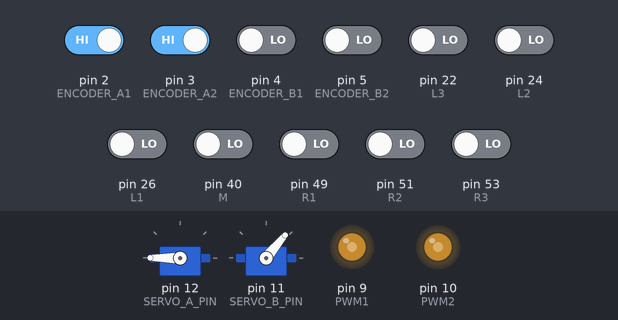
This sketch was run on a simulated Arduino Mega 2560, built with avr-gcc and run on an emulated ATmega2560. Parts: 2 × servo, output pins drawn as LEDs (lit = HIGH). Dashed ring = blinking. Inputs (shaded band) come from the test bench; at power-on: pin 2 (ENCODER_A1), pin 3 (ENCODER_A2) HIGH, pin 4 (ENCODER_B1), pin 5 (ENCODER_B2), pin 22 (L3), pin 24 (L2), pin 26 (L1), pin 40 (M), pin 49 (R1), pin 51 (R2), pin 53 (R3) LOW.

Above: at 4.4 s.
4.5 s: pin 3 (ENCODER_A2) driven LOW
At 4.9 s:
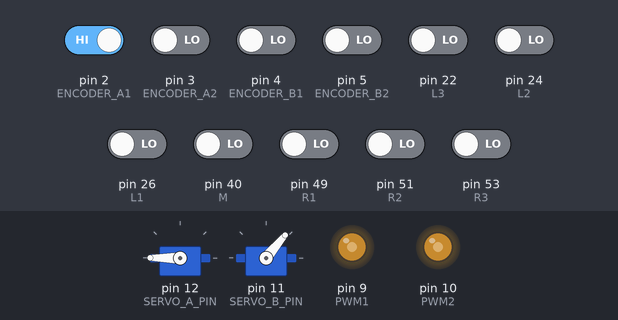
6.0 s: pin 22 (L3) driven HIGH
At 7.2 s:
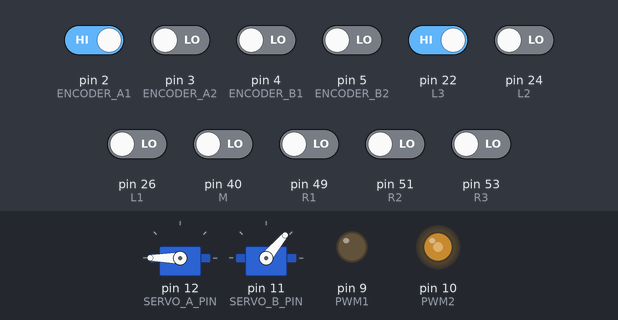
7.5 s: pin 53 (R3) driven HIGH
At 8.63 s:
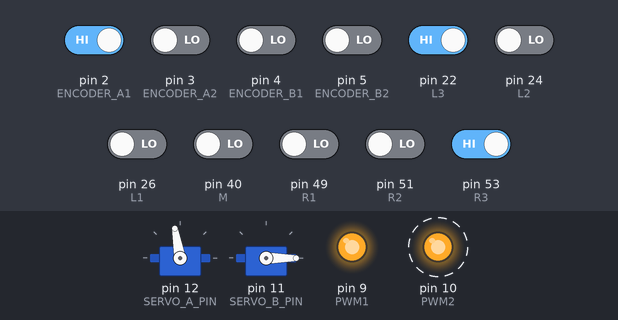
10.5 s: pin 22 (L3) driven LOW
At 11.9 s:
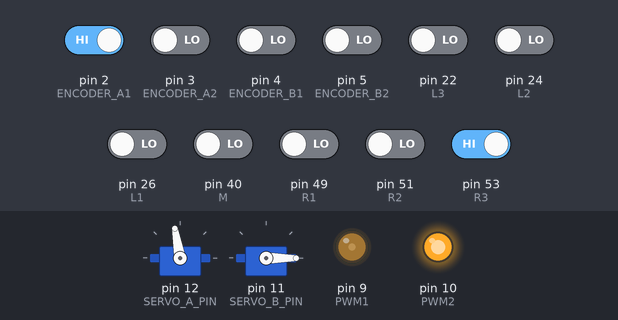
12.2 s: pin 2 (ENCODER_A1) driven LOW
At 13.1 s:
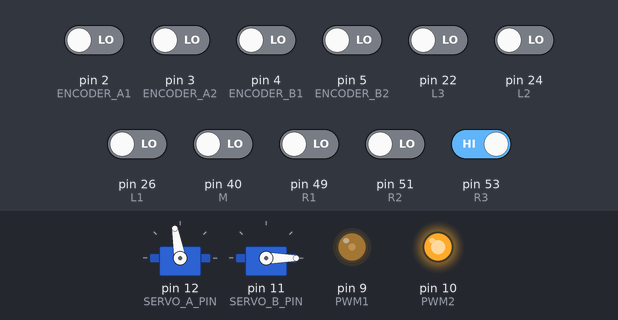
Timing chart, 0 to 14.7 s (numbered marks = the images above; inputs shaded):
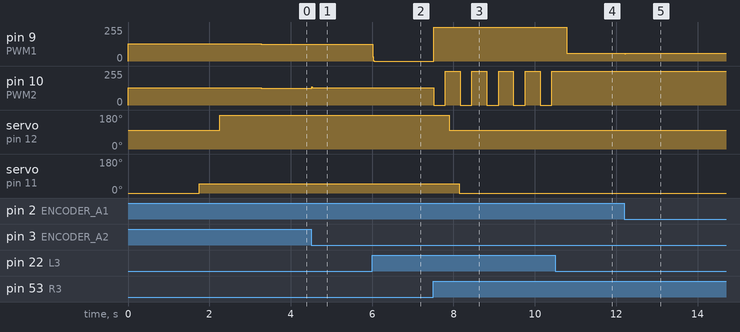

The sketch:

Car.ino
```cpp
#include <MsTimer2.h>
#include <Servo.h>

#define ENCODER_A1 2
#define ENCODER_B1 4
#define ENCODER_A2 3
#define ENCODER_B2 5

#define PWM1 9
#define PWM2 10

#define L1 26
#define L2 24
#define L3 22
#define R1 49
#define R2 51
#define R3 53
#define M  40

#define PERIOD 20//8

#define Kp1 10.0
#define Ti1 40.0
#define Td1 6.0
#define Kp2 18.0
#define Ti2 20.0
#define Td2 8.0

#define SERVO_A_BASE 160
#define SERVO_B_BASE 0
#define SERVO_A_DOWN 100
#define SERVO_B_PICK 50
#define SERVO_A_PIN 12 //俯仰
#define SERVO_B_PIN 11 //爪子
Servo servoA, servoB;

float target1,t1;
float target2,t2;
volatile long encoderVal1;
float velocity1;
volatile long encoderVal2;
float velocity2;
float T=PERIOD;

float q01=Kp1*(1+T/Ti1+Td1/T);
float q11=-Kp1*(1+2*Td1/T);
float q21=Kp1*Td1/T;
float q02=Kp2*(1+T/Ti2+Td2/T);
float q12=-Kp2*(1+2*Td2/T);
float q22=Kp2*Td2/T;

float u1,ek11,ek12;
float u2,ek21,ek22;

float V=-12.0;//16.0

// int flagl=0;
// int flagr=0;
int temp1=0;
int temp2=0;

void control(void)
{

  if (digitalRead(M)==HIGH)
  {
    target1=V;
    target2=V;
  }
  if (digitalRead(L1)==HIGH)
  {
    target1=V*1.1;
    target2=V*0.4;
  }
  if (digitalRead(R1)==HIGH)
  {
    target1=V*0.3;
    target2=V*1.5;
  }
  if (digitalRead(L2)==HIGH)
  {
    target1=V*1.1;
    target2=V*0.2;
  }
  if (digitalRead(R2)==HIGH)
  {
    target1=V*0;
    target2=V*1.75;
  }
  if (digitalRead(L3)==HIGH)
  {
    target1=V*1.1;
    target2=0;
  }
  if (digitalRead(R3)==HIGH)
  {
    target1=0;
    target2=V*2.7;
  }
  if ((digitalRead(L1)==HIGH)&&(digitalRead(L2)==HIGH)&&(digitalRead(L3)==HIGH))
  {
    // target1=V*2.0;
    // target2=0;
    // flagl=1;
    temp1=1;
  }
  if ((digitalRead(R1)==HIGH)&&(digitalRead(R2)==HIGH)&&(digitalRead(R3)==HIGH))
  {
    // target1=V*0;
    // target2=V*5.0;
    // flagr=1;
    temp2=1;
  }

  target1=target1*0.8+t1*0.2;
  target2=target2*0.85+t2*0.15;
  velocity1=(encoderVal1/780.0)*3.1415*2.0*(1000/PERIOD);
  encoderVal1=0;
  velocity2=(encoderVal2/780.0)*3.1415*2.0*(1000/PERIOD);
  encoderVal2=0;
  int output1=pidController1(target1,velocity1);
  int output2=pidController2(target2,velocity2);
  analogWrite(PWM1,(output1+255)/2);
  analogWrite(PWM2,(output2+255)/2);
  if (temp1==1)
  {
    analogWrite(PWM1,255);
    analogWrite(PWM2,0);
    delay(900);
    temp1=0;
  }
  if (temp2==1)
  {
    analogWrite(PWM1,0);
    analogWrite(PWM2,255);
    delay(800);
    temp2=0;
  }
    if ((digitalRead(L3)==HIGH)&&(digitalRead(R3)==HIGH))
  {
    analogWrite(PWM1,255);
    analogWrite(PWM2,0);
    delay(50000);
    delay(10000);
    V=1;
    target1=0;
    target2=0;
    analogWrite(PWM1,255);
    analogWrite(PWM2,255);
    delay(20000);
    Arm_drop();
  }
  // if (flagl==1)
  // {
  //   delay(500);
  //   flagl=0;
  // }
  // if (flagr==1)
  // {
  //   delay(250);
  //   flagr=0;
  // }
  t1=target1;
  t2=target2;
}
void setup()
{
  // pinMode(ENA,OUTPUT);
  // digitalWrite(ENA,LOW);
  TCCR1B=TCCR1B&B11111000|B00000001;
  pinMode(PWM1,OUTPUT);
  pinMode(PWM2,OUTPUT);
  analogWrite(PWM1,128);
  analogWrite(PWM2,128);
  delay(1000);
  pinMode(ENCODER_A1,INPUT);
  pinMode(ENCODER_B1,INPUT);
  pinMode(ENCODER_A2,INPUT);
  pinMode(ENCODER_B2,INPUT);
  attachInterrupt(0,getEncoder1,CHANGE);
  attachInterrupt(1,getEncoder2,CHANGE);
  Serial.begin(9600);
  pinMode(R1,INPUT);
  pinMode(R2,INPUT);
  pinMode(R3,INPUT);
  pinMode(L1,INPUT);
  pinMode(L2,INPUT);
  pinMode(L3,INPUT);
  pinMode(M,INPUT);
  Arm_setup();
  Arm_pickup();
  delay(1000);
  MsTimer2::set(PERIOD,control);
  MsTimer2::start();
}

void loop()
{
}
void getEncoder1(void)
{
  if (digitalRead(ENCODER_A1)==LOW)
  {
    if (digitalRead(ENCODER_B1)==LOW)
    {
      encoderVal1++;
    }
    else
    {
      encoderVal1--;
    }
  }
  else
  {
    if (digitalRead(ENCODER_B1)==LOW)
    {
      encoderVal1--;
    }
    else
    {
      encoderVal1++;
    }
  }
}
void getEncoder2(void)
{
  if (digitalRead(ENCODER_A2)==LOW)
  {
    if (digitalRead(ENCODER_B2)==LOW)
    {
      encoderVal2--;
    }
    else
    {
      encoderVal2++;
    }
  }
  else
  {
    if (digitalRead(ENCODER_B2)==LOW)
    {
      encoderVal2++;
    }
    else
    {
      encoderVal2--;
    }
  }
}
int pidController1(float targetVelocity,float currentVelocity)
{
  float ek10;
  ek10=targetVelocity-currentVelocity;
  u1=u1+q01*ek10+q11*ek11+q21*ek12;
  if (u1>255)
  {
    u1=255;
  }
  if (u1<-255)
  {
    u1=-255;
  }
  ek12=ek11;
  ek11=ek10;
  return (int)u1;
}
int pidController2(float targetVelocity,float currentVelocity)
{
  float ek20;
  ek20=targetVelocity-currentVelocity;
  u2=u2+q02*ek20+q12*ek21+q22*ek22;
  if (u2>255)
  {
    u2=255;
  }
  if (u2<-255)
  {
    u2=-255;
  }
  ek22=ek21;
  ek21=ek20;
  return (int)u2;
}
void Arm_setup()
{
  servoA.attach(SERVO_A_PIN);
  servoB.attach(SERVO_B_PIN);
  servoA.write(SERVO_A_BASE);
  servoB.write(SERVO_B_BASE);
}
void Arm_pickup()
{
  servoA.write(SERVO_A_DOWN);
  delay(750);
  servoB.write(SERVO_B_PICK);
  delay(500);
  servoA.write(180);
}
void Arm_drop()
{
  servoA.write(SERVO_A_DOWN);
  delay(50000);
  servoB.write(SERVO_B_BASE);
  delay(5000);
}
```

Measured:
- after the input at 4.5 s, pin 10 (PWM2): 127/255 → 131/255 at once
- after the input at 6.0 s, pin 9 (PWM1): 127/255 → 0/255 at once
- after the input at 7.5 s, pin 9 (PWM1): 0/255 → 255/255 at once; pin 10 (PWM2): alternates 255/255 for 0.36 s and 0/255 for 0.29 s, starting at once; servo on pin 12 (SERVO_A_PIN): 180° → 100° after 0.40 s; servo on pin 11 (SERVO_B_PIN): 50° → 0° after 0.64 s
- after the input at 10.5 s, pin 9 (PWM1): 255/255 → 59/255 after 0.28 s; pin 10 (PWM2): stops changing and stays 255/255
- after the input at 12.2 s, pin 9 (PWM1): 59/255 → 58/255 at once
